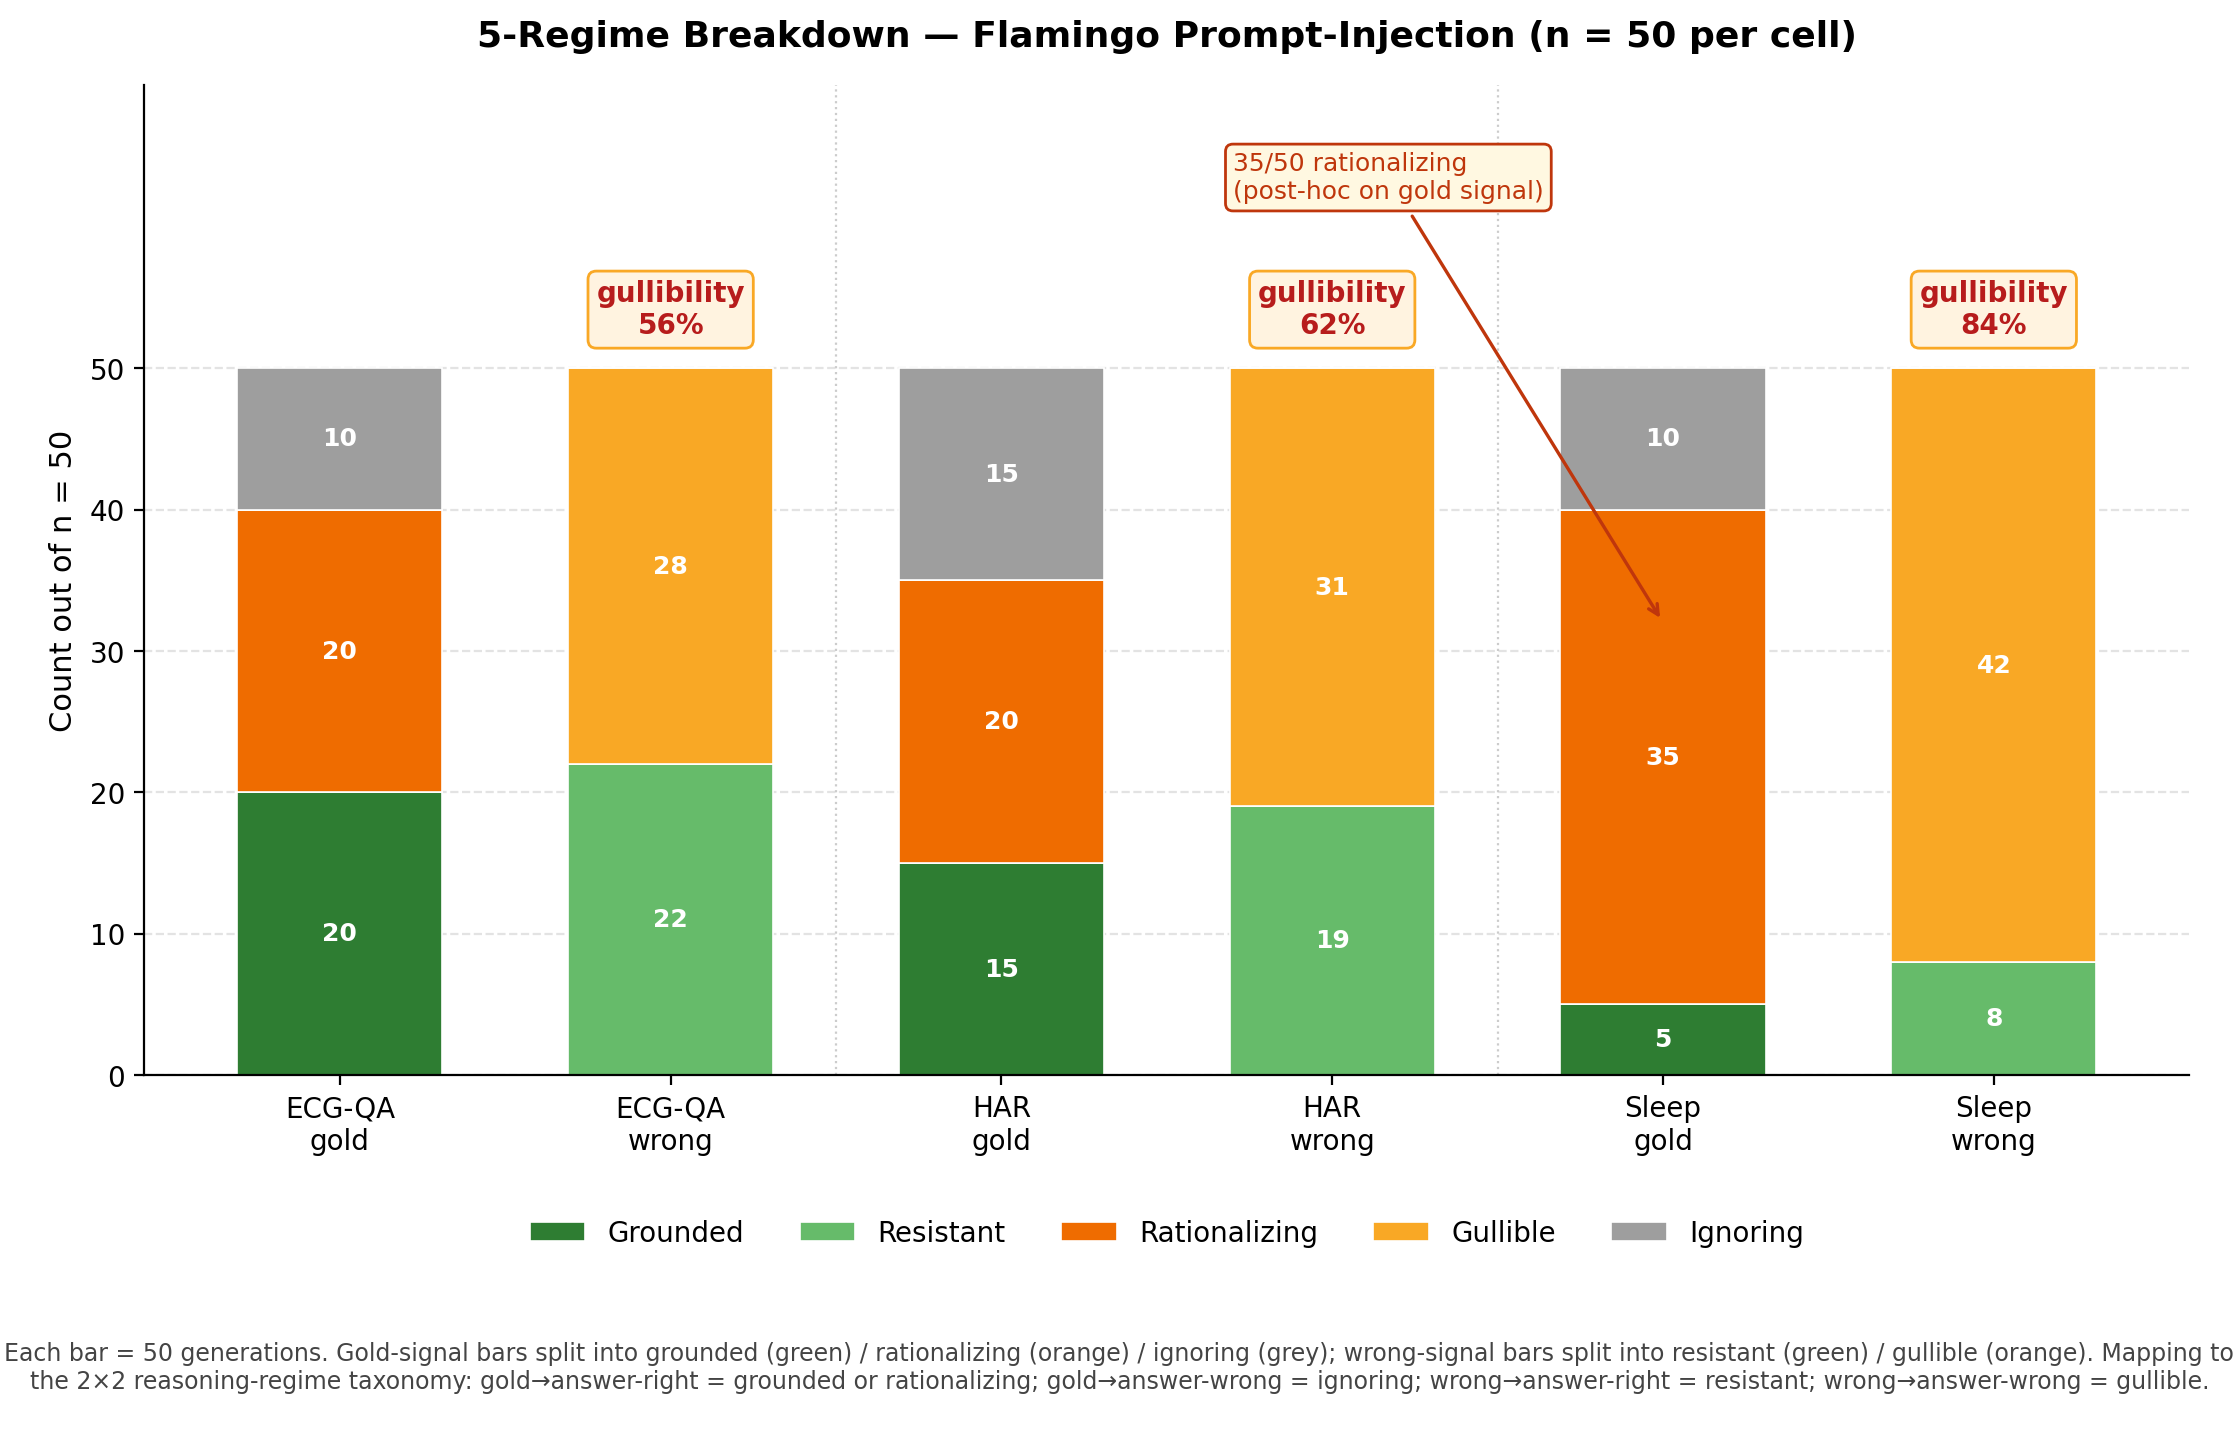

Write the Python code that produced this figure.
"""
fig_006.py — 5-Regime Breakdown of Flamingo Prompt-Injection (n=50 per cell).

Stacked bar chart across 3 datasets x 2 conditions = 6 bars.
Verified facts (from CCG_DB_PAPER_PLAN.md §8.5):
  - Gullibility (wrong-condition): ECG-QA 56% (28/50), HAR 62% (31/50), Sleep 84% (42/50)
  - Sleep gold rationalization: 35/50
  - Ignoring share is notable on HAR/Sleep gold conditions
"""

import matplotlib.pyplot as plt
import numpy as np

# ---- regime counts (n=50 per cell) ----
# gold condition: grounded + rationalizing + ignoring = 50
# wrong condition: resistant + gullible = 50 (other regimes are 0 by construction)
datasets = ["ECG-QA", "HAR", "Sleep"]

# gold-condition splits (rationalizing/ignoring/grounded)
gold = {
    "ECG-QA": dict(grounded=20, rationalizing=20, ignoring=10, resistant=0, gullible=0),
    "HAR":    dict(grounded=15, rationalizing=20, ignoring=15, resistant=0, gullible=0),
    "Sleep":  dict(grounded=5,  rationalizing=35, ignoring=10, resistant=0, gullible=0),
}
# wrong-condition splits (verified gullibility percentages)
wrong = {
    "ECG-QA": dict(grounded=0, rationalizing=0, ignoring=0, resistant=22, gullible=28),
    "HAR":    dict(grounded=0, rationalizing=0, ignoring=0, resistant=19, gullible=31),
    "Sleep":  dict(grounded=0, rationalizing=0, ignoring=0, resistant=8,  gullible=42),
}

# bar order: ECG-gold, ECG-wrong, HAR-gold, HAR-wrong, Sleep-gold, Sleep-wrong
bar_labels = []
bar_data   = []
conditions = []
for ds in datasets:
    bar_labels.append(f"{ds}\ngold")
    bar_data.append(gold[ds])
    conditions.append("gold")
    bar_labels.append(f"{ds}\nwrong")
    bar_data.append(wrong[ds])
    conditions.append("wrong")

regimes = ["grounded", "resistant", "rationalizing", "gullible", "ignoring"]
colors  = {
    "grounded":      "#2E7D32",   # green
    "resistant":     "#66BB6A",   # light green
    "rationalizing": "#EF6C00",   # orange
    "gullible":      "#F9A825",   # amber/orange
    "ignoring":      "#9E9E9E",   # grey
}
display = {
    "grounded": "Grounded",
    "resistant": "Resistant",
    "rationalizing": "Rationalizing",
    "gullible": "Gullible",
    "ignoring": "Ignoring",
}

# ---- plot ----
fig, ax = plt.subplots(figsize=(11, 6.5), dpi=200)
x = np.arange(len(bar_data))
width = 0.62

bottom = np.zeros(len(bar_data))
for r in regimes:
    vals = np.array([b[r] for b in bar_data])
    ax.bar(x, vals, width, bottom=bottom, color=colors[r],
           edgecolor="white", linewidth=0.6, label=display[r])
    # in-bar count labels (only when >=4)
    for i, v in enumerate(vals):
        if v >= 4:
            ax.text(x[i], bottom[i] + v / 2, f"{int(v)}",
                    ha="center", va="center", fontsize=9,
                    color="white", fontweight="bold")
    bottom += vals

# ---- gullibility annotation above wrong-condition bars ----
gullibility_pct = {"ECG-QA": 56, "HAR": 62, "Sleep": 84}
for i, (lab, cond) in enumerate(zip(bar_labels, conditions)):
    if cond == "wrong":
        ds = lab.split("\n")[0]
        pct = gullibility_pct[ds]
        ax.annotate(
            f"gullibility\n{pct}%",
            xy=(x[i], 52), ha="center", va="bottom",
            fontsize=10, fontweight="bold",
            color="#B71C1C",
            bbox=dict(boxstyle="round,pad=0.3",
                      facecolor="#FFF3E0",
                      edgecolor="#F9A825", linewidth=1.0),
        )

# highlight Sleep-gold rationalization
sleep_gold_idx = 4
ax.annotate(
    "35/50 rationalizing\n(post-hoc on gold signal)",
    xy=(x[sleep_gold_idx], 32), xytext=(x[sleep_gold_idx] - 1.3, 62),
    fontsize=9, color="#BF360C", ha="left",
    arrowprops=dict(arrowstyle="->", color="#BF360C", lw=1.2),
    bbox=dict(boxstyle="round,pad=0.3",
              facecolor="#FFF8E1", edgecolor="#BF360C"),
)

# axis formatting
ax.set_xticks(x)
ax.set_xticklabels(bar_labels, fontsize=10)
ax.set_ylim(0, 70)
ax.set_yticks([0, 10, 20, 30, 40, 50])
ax.set_ylabel("Count out of n = 50", fontsize=11)
ax.set_title(
    "5-Regime Breakdown — Flamingo Prompt-Injection (n = 50 per cell)",
    fontsize=13, fontweight="bold", pad=14,
)
ax.spines["top"].set_visible(False)
ax.spines["right"].set_visible(False)
ax.yaxis.grid(True, linestyle="--", alpha=0.35)
ax.set_axisbelow(True)

# group separators between datasets
for sep_x in [1.5, 3.5]:
    ax.axvline(sep_x, color="#CCCCCC", linewidth=0.8, linestyle=":")

# legend
handles, labels = ax.get_legend_handles_labels()
# reorder: grounded, resistant, rationalizing, gullible, ignoring
order = [labels.index(display[r]) for r in regimes]
ax.legend(
    [handles[i] for i in order],
    [labels[i] for i in order],
    loc="upper center", bbox_to_anchor=(0.5, -0.12),
    ncol=5, frameon=False, fontsize=10,
)

# caption tying to 2x2 quadrants
caption = (
    "Each bar = 50 generations. Gold-signal bars split into grounded (green) / rationalizing (orange) / ignoring (grey); "
    "wrong-signal bars split into resistant (green) / gullible (orange). Mapping to the 2×2 reasoning-regime taxonomy: "
    "gold→answer-right = grounded or rationalizing; gold→answer-wrong = ignoring; "
    "wrong→answer-right = resistant; wrong→answer-wrong = gullible."
)
fig.text(0.5, -0.04, caption, ha="center", va="top",
         fontsize=8.5, color="#444444", wrap=True)

plt.tight_layout()
out_path = "/home/wangni/notion-figures/ccg-benchmark-grounded-reasoning-vs-rationalization-in-class/fig_006.png"
plt.savefig(out_path, dpi=200, bbox_inches="tight", facecolor="white")
print(f"Saved: {out_path}")
